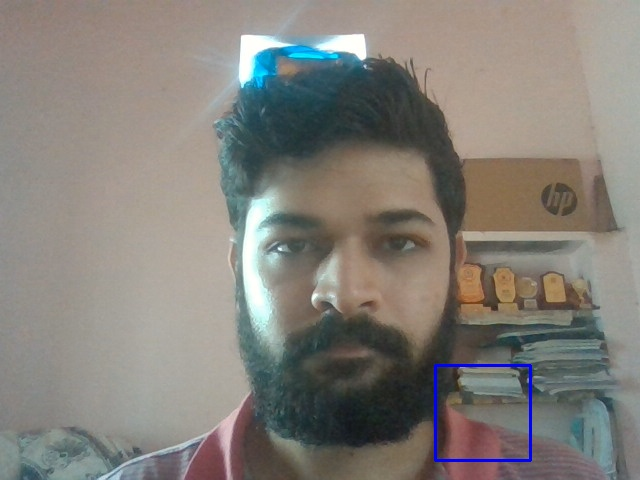
#> input picture Capture Face, Crop and Send Email/myimage1.jpg, 640 x 480 px, given in place of the camera
$ jupyter execute --allow-errors 'Face Recognition – Unlock Your Computer With Your Face.ipynb'   (text cells are left out)
#> lines starting #> are read from the running program, lines starting #| are printed output that depends on the picture; after the words box and inside, x2 and y2 are one past the last pixel; in counts of white or black regions, pixels touching at a corner belong together
[cell 1]
import cv2
import numpy as np

# Load HAAR face classifier
face_classifier = cv2.CascadeClassifier('haarcascade_frontalface_default.xml')

# Load functions
def face_extractor(img):
    # Function detects faces and returns the cropped face

    # If no face detected, it returns the input image

    gray = cv2.cvtColor(img,cv2.COLOR_BGR2GRAY)
    faces = face_classifier.detectMultiScale(gray, 1.3, 5)

    if faces is ():
        return None

    # Crop all faces found
    for (x,y,w,h) in faces:
        cropped_face = img[y:y+h, x:x+w]

    return cropped_face

# Initialize Webcam
cap = cv2.VideoCapture(0)
count = 0

# Collect 100 samples of your face from webcam input
while True:

    ret, frame = cap.read()
#> frame is the input picture: shape (480, 640, 3); mean B, G, R 121.7, 128.1, 131.9
    if face_extractor(frame) is not None:
#> in face_extractor, `gray = cv2.cvtColor(img,cv2.COLOR_BGR2GRAY)`:
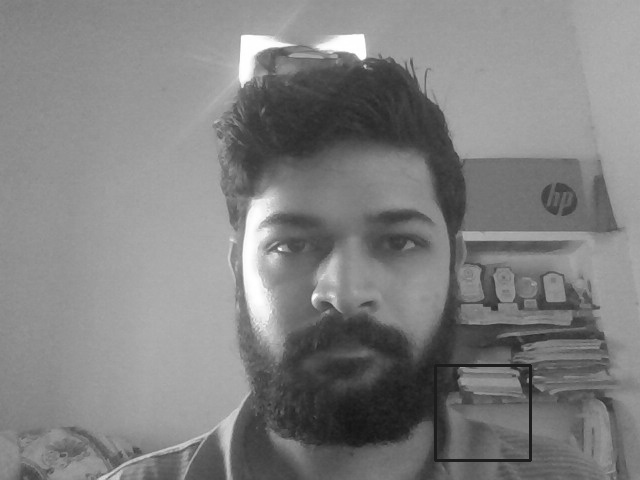
#> gray: shape (480, 640); min 22, max 255, mean 128.5
#> in face_extractor, `faces = face_classifier.detectMultiScale(gray, 1.3, 5)`: faces = [[435, 367, 92, 92], [207, 132, 274, 274]]
#> the loop in face_extractor, `for (x,y,w,h) in faces:` made 2 passes
#> pass 1, in face_extractor, `cropped_face = img[y:y+h, x:x+w]`:
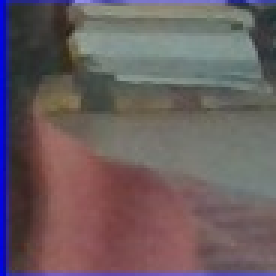
#> cropped_face: shape (92, 92, 3) (shown 3 times larger); mean B, G, R 96.3, 93, 106
#> pass 2, in face_extractor, `cropped_face = img[y:y+h, x:x+w]`:
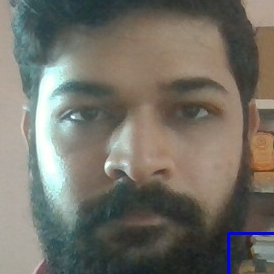
#> cropped_face: shape (274, 274, 3); mean B, G, R 102.9, 112, 115.4
        count += 1
#> count = 1
        face = cv2.resize(face_extractor(frame), (200, 200))
#> the loop in face_extractor (call 2), `for (x,y,w,h) in faces:` made 2 passes
        face = cv2.cvtColor(face, cv2.COLOR_BGR2GRAY)
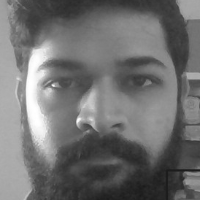
#> face: shape (200, 200); min 26, max 255, mean 111.9

        # Save file in specified directory with unique name
        file_name_path = 'D:/ARTH Computer Vision/Face-Recognition LBPH/faces/user/' + str(count) + '.jpg'
        cv2.imwrite(file_name_path, face)

        # Put count on images and display live count
        cv2.putText(face, str(count), (50, 50), cv2.FONT_HERSHEY_COMPLEX, 1, (0,255,0), 2)
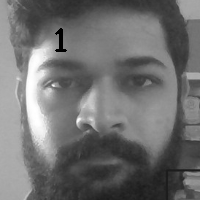
#> face: shape (200, 200); 0.31% of pixels changed, all inside (x1, y1, x2, y2) = (55, 28, 67, 52)
        cv2.imshow('Face Cropper', face)

    else:
        print("Face not found")
        pass

    if cv2.waitKey(1) == 13 or count == 100: #13 is the Enter Key
#> (key Esc is pressed here)
        break

cap.release()
cv2.destroyAllWindows()
print("Collecting Samples Complete")

[cell 2]
cap.release()

[cell 3]
import cv2
import numpy as np
from os import listdir
from os.path import isfile, join

# Get the training data we previously made
data_path = 'D:/ARTH Computer Vision/Face-Recognition LBPH/faces/user/'
onlyfiles = [f for f in listdir(data_path) if isfile(join(data_path, f))]

# Create arrays for training data and labels
Training_Data, Labels = [], []

# Open training images in our datapath
# Create a numpy array for training data
for i, files in enumerate(onlyfiles):
    image_path = data_path + onlyfiles[i]
    images = cv2.imread(image_path, cv2.IMREAD_GRAYSCALE)
#> images: shape (200, 200); min 25, max 255, mean 111.9
    Training_Data.append(np.asarray(images, dtype=np.uint8))
    Labels.append(i)

# Create a numpy array for both training data and labels
Labels = np.asarray(Labels, dtype=np.int32)

# Initialize facial recognizer
# model = cv2.face.createLBPHFaceRecognizer()
# NOTE: For OpenCV 3.0 use cv2.face.createLBPHFaceRecognizer()
# pip install opencv-contrib-python
# model = cv2.createLBPHFaceRecognizer()

piyush_model  = cv2.face_LBPHFaceRecognizer.create()
# Let's train our model
piyush_model.train(np.asarray(Training_Data), np.asarray(Labels))
print("Model trained sucessefully")

[cell 4]
import cv2
import numpy as np
import os
import time


face_classifier = cv2.CascadeClassifier('haarcascade_frontalface_default.xml')

def face_detector(img, size=0.5):

    # Convert image to grayscale
#> called with size = 0.5
    gray = cv2.cvtColor(img,cv2.COLOR_BGR2GRAY)
    faces = face_classifier.detectMultiScale(gray, 1.3, 5)
#> faces = [[435, 367, 92, 92], [207, 132, 274, 274]]
    if faces is ():
        return img, []


    for (x,y,w,h) in faces:
        cv2.rectangle(img,(x,y),(x+w,y+h),(0,255,255),2)
        roi = img[y:y+h, x:x+w]
        roi = cv2.resize(roi, (200, 200))
#> this loop made 2 passes
#> pass 1, in face_detector, `roi = img[y:y+h, x:x+w]`:
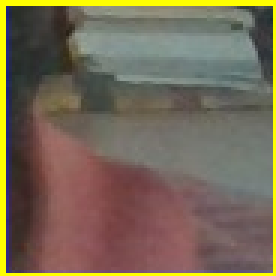
#> roi: shape (92, 92, 3) (shown 3 times larger); mean B, G, R 86.1, 105.5, 118.1
#> pass 1, in face_detector, `roi = cv2.resize(roi, (200, 200))`:
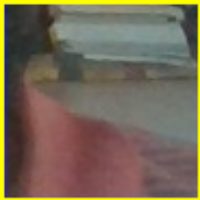
#> roi: shape (200, 200, 3); mean B, G, R 86, 105.3, 117.9
#> after the loop:
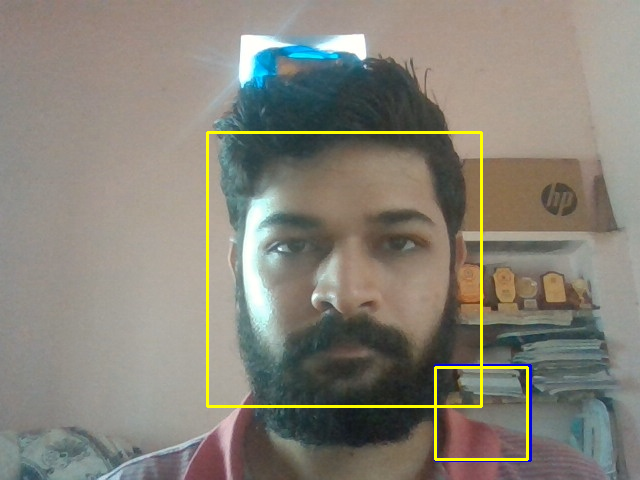
#> img: shape (480, 640, 3); 1.42% of pixels changed, all inside (x1, y1, x2, y2) = (206, 131, 529, 461)
    return img, roi


# Open Webcam
cap = cv2.VideoCapture(0)
flag = False
while True:

    ret, frame = cap.read()

    image, face = face_detector(frame)

    try:
        face = cv2.cvtColor(face, cv2.COLOR_BGR2GRAY)
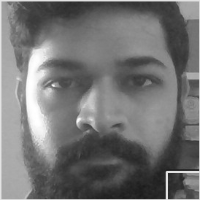
#> face: shape (200, 200); min 26, max 255, mean 115

        # Pass face to prediction model
        # "results" comprises of a tuple containing the label and the confidence value
        results = piyush_model.predict(face)
#> results = (0, 20.3)
        # harry_model.predict(face)

        if results[1] < 500:
            confidence = int( 100 * (1 - (results[1])/400) )
#> confidence = 94
            display_string = str(confidence) + '% Confident it is User'
#> display_string = '94% Confident it is User'

        cv2.putText(image, display_string, (100, 120), cv2.FONT_HERSHEY_COMPLEX, 1, (255,120,150), 2)

        if confidence > 85:
            cv2.putText(image, "Hit Enter to Proceed", (200, 400), cv2.FONT_HERSHEY_COMPLEX, 1, (0,255,0), 2)
            cv2.putText(image, "Hey Piyush", (250, 450), cv2.FONT_HERSHEY_COMPLEX, 1, (0,255,0), 2)
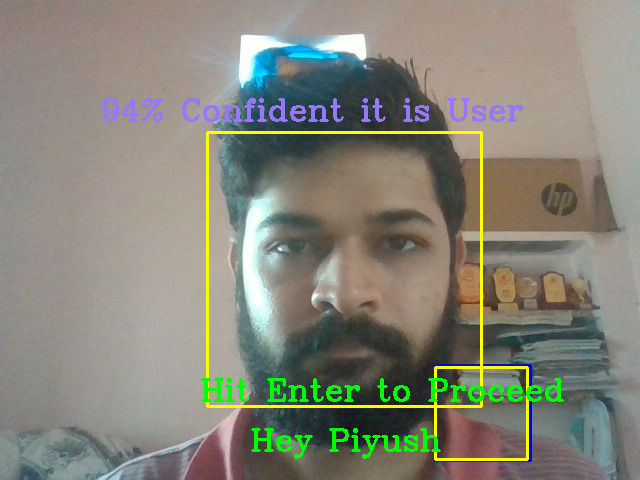
#> image: shape (480, 640, 3); mean B, G, R 120.4, 132.8, 133.3
            cv2.imshow('Face Recognition', image )
            cv2.imwrite('crop.jpg' , image)
            flag=True
            if cv2.waitKey(10) == 13:
                #os.system("terraform -chdir=C:\\Users\\HP init")
                #time.sleep(60)
#> (key Esc is pressed here)
                cap.release()
                cv2.destroyAllWindows()
                os.system("terraform -chdir=C:\\Users\\HP  apply --auto-approve")
                os.system("chrome https://ap-south-1.console.aws.amazon.com/ec2/v2/home?region=ap-south-1#Instances:instanceState=running")
                break
        else:
            cv2.putText(image, "I dont know, Who Are You ?", (250, 450), cv2.FONT_HERSHEY_COMPLEX, 1, (0,0,255), 2)
            cv2.imshow('Face Recognition', image )

    except:
        cv2.putText(image, "No Face Found", (220, 120) , cv2.FONT_HERSHEY_COMPLEX, 1, (0,0,255), 2)
        cv2.putText(image, "looking for face", (250, 450), cv2.FONT_HERSHEY_COMPLEX, 1, (0,0,255), 2)
        cv2.imshow('Face Recognition', image )
        pass

    if cv2.waitKey(1) == 13: #13 is the Enter Key
#> (key Esc is pressed here)
        break

cap.release()
cv2.destroyAllWindows()
#> (the rest of this cell did not finish here and is left out)
